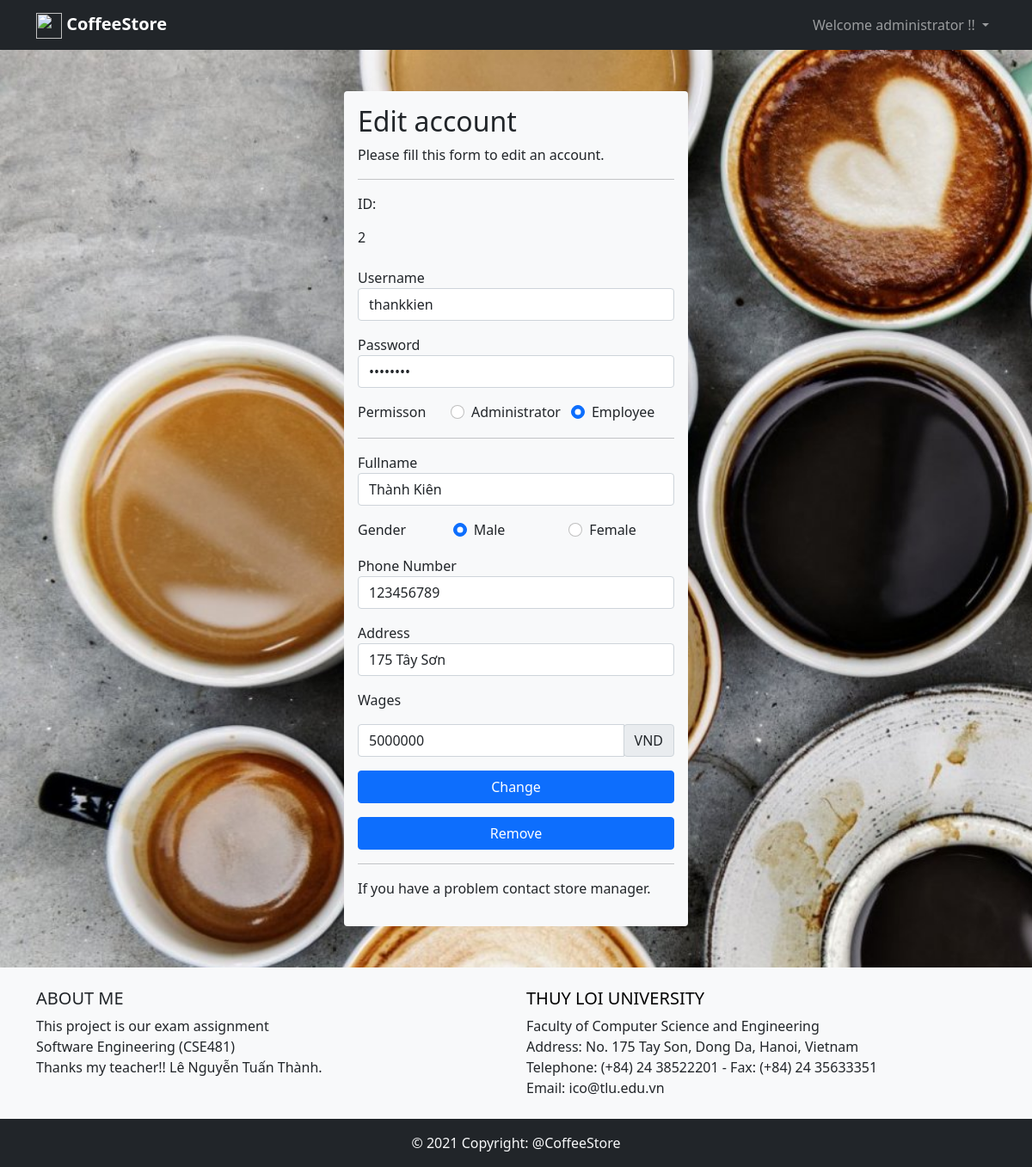
Screenshot of /views/edit-account.php?ID=2 (signed in) with the database file from the repository.
### tables this page shows
CREATE TABLE `employees` (
  `empl_id` int(11) UNSIGNED NOT NULL,
  `fullname` varchar(32) NOT NULL,
  `gender` enum('male','female') NOT NULL,
  `phoneNumber` int(10) UNSIGNED DEFAULT NULL,
  `address` varchar(200) DEFAULT NULL,
  `wages` bigint(20) UNSIGNED DEFAULT NULL,
  `status` tinyint(2) UNSIGNED NOT NULL DEFAULT 1,
  `user_id` int(11) UNSIGNED NOT NULL
);

CREATE TABLE `accounts` (
  `user_id` int(11) UNSIGNED NOT NULL,
  `username` char(30) NOT NULL,
  `password` char(16) NOT NULL,
  `status` tinyint(2) UNSIGNED NOT NULL DEFAULT 1,
  `permisson` tinyint(3) UNSIGNED NOT NULL DEFAULT 1,
  `time_join` datetime NOT NULL DEFAULT current_timestamp()
);

### controlers/database.php (called while the page is built, shortened)
<?php
class Database
{
    private $severname = 'localhost';
    private $username = 'root';
    private $password = '';
    private $database = 'coffeestore';
    function __construct()
    {
        $this->conn = mysqli_connect($this->severname, $this->username, $this->password, $this->database);
    }
}

### controlers/account.php (called while the page is built, shortened)
<?php
class Ctrl_Account{
    public static function Get( $userId )
    {
        $db = new Database();
        $sql = "SELECT * FROM `accounts` INNER JOIN `employees` ON `accounts`.`user_id` = `employees`.`user_id` WHERE `accounts`.`user_id` =  $userId";
        $query = mysqli_query($db->conn, $sql);
        if ($query) {
            $result = mysqli_fetch_row($query);
            return $result;
        } else {
            return $db->conn->error." $sql";
        }
    }
}

### controlers/edit-account.php (called while the page is built, shortened)
<?php
include_once('../controlers/account.php');
if (isset($_POST['Edit'])) {
    $userId = $_POST['ID'];
    $username = trim($_POST['username-input']);
    $password = trim($_POST['password-input']);
    $permisson = $_POST['RadioPermisson'];
    $fullname = trim($_POST['fullname-input']);
    $gender = $_POST['RadioGender'];
    $phoneNumber = $_POST['phoneNumber-input'];
    $address = trim($_POST['address-input']);
    $wages = trim($_POST['wages-input']);
    $result = Ctrl_Account::Edit($userId, $username, $password, $permisson, $fullname, $gender, $phoneNumber, $address, $wages);
    if ($result == '0') header("location: ../views/manage-accounts.php");
    else echo $result;
} else if (isset($_POST['Del'])) {
    $userId = $_POST['ID'];
    Ctrl_Account::Remove($userId);
    header("location: ../views/manage-accounts.php");
} else if (isset($_GET['ID'])) {
    $acc = Ctrl_Account::Get($_GET['ID']);
} else {
    header("location: ../views/manage-accounts.php");
}

### views/edit-account.php (the view, shortened to what this page needs)
<?php
include('../controlers/edit-account.php');
?>
<!DOCTYPE html>
<html lang="en">
<head>
    <link href="https://cdn.jsdelivr.net/npm/bootstrap@5.0.0-beta1/dist/css/bootstrap.min.css" rel="stylesheet">
    <link rel="stylesheet" href="../css/style.css">
</head>
<body>
    <?php include('nav-bar.php'); ?>
    <div class="bg-light rounded mx-auto my-5 p-3" style="width: 400px;">
        <h2>Edit account</h2>
        <p>Please fill this form to edit an account.</p>
        <hr>
        <form method="POST" action="edit-account.php">
            <div class="my-3">
                <label for="ID" class="form-label">ID: </label>
                <input type="text" class="form-control-plaintext" name="ID" value="<?php echo $acc[0] ?>" readonly>
            </div>
            <div class="my-3">
                <label for="uccount-input">Username</label>
                <input type="text" class="form-control" name="username-input" placeholder="Enter username" minlength="8" maxlength="30" value="<?php echo $acc[1]; ?>" required>
            </div>
            <div class="my-3">
                <label for="password-input">Password</label>
                <input type="password" class="form-control" name="password-input" placeholder="Type password" minlength="8" maxlength="16" value="<?php echo $acc[2]; ?>" required>
            </div>
            <div class="row">
                <label class="col">Permisson</label>
                <div class="form-check col">
                    <input class="form-check-input" type="radio" name="RadioPermisson" id="RadioAdmin" value="0" <?php if ($acc[4] == 0) echo "checked"; ?>>
                    <label class="form-check-label" for="RadioAdmin">Administrator</label>
                </div>
                <div class="form-check col">
                    <input class="form-check-input" type="radio" name="RadioPermisson" id="RadioEmployee" value="1" <?php if ($acc[4] == 1) echo "checked"; ?>>
                    <label class="form-check-label" for="RadioEmployee">Employee</label>
                </div>
            </div>
            <hr>
            <div class="my-3">
                <label for="fullname-input">Fullname</label>
                <input type="text" class="form-control" name="fullname-input" placeholder="Enter fullname" minlength="8" maxlength="32" value="<?php echo $acc[7]; ?>" required>
            </div>
            <div class="row">
                <label class="col">Gender</label>
                <div class="form-check col">
                    <input class="form-check-input" type="radio" name="RadioGender" id="RadioMale" value="male" <?php if ($acc[8] == "male") echo "checked"; ?>>
                    <label class="form-check-label" for="RadioMale">Male</label>
                </div>
                <div class="form-check col">
                    <input class="form-check-input" type="radio" name="RadioGender" id="RadioFemale" value="female" <?php if ($acc[8] == "female") echo "checked"; ?>>
                    <label class="form-check-label" for="RadioFemale">Female</label>
                </div>
            </div>
            <div class="my-3">
                <label for="phoneNumber-input">Phone Number</label>
                <input type="text" class="form-control" name="phoneNumber-input" placeholder="Enter phoneNumber" min="0" max="9999999999" value="<?php echo $acc[9]; ?>">
            </div>
            <div class="my-3">
                <label for="address-input">Address</label>
                <input type="text" class="form-control" name="address-input" placeholder="Enter address" maxlength="200" value="<?php echo $acc[10]; ?>">
            </div>
            <label for="wages-input">Wages</label>
            <div class="input-group my-3">
                <input type="number" class="form-control" name="wages-input" placeholder="Enter wages" min="0" max="99999999999999999999" value="<?php echo $acc[11]; ?>">
                <div class="input-group-append">
                    <span class="input-group-text">VND</span>
                </div>
            </div>
            <div class="d-grid gap-2 my-3">
                <button type="button" class="btn btn-primary" data-bs-toggle="modal" data-bs-target="#confirmModalChange">Change</button>
            </div>
            <div class="d-grid gap-2 my-3">
                <button type="button" class="btn btn-primary" data-bs-toggle="modal" data-bs-target="#confirmModalRemove">Remove</button>
            </div>
            <hr>
            <p>If you have a problem contact store manager.</p>
        </form>
    </div>
    <?php include("footer.php"); ?>
</body>
</html>

### views/nav-bar.php (shortened to what this page needs)
<nav class="navbar navbar-expand-lg navbar-dark bg-dark">
    <div class="container">
        <a class="navbar-brand" href="/CoffeeStore/index.php"><img src="/CoffeeStore/img/iconlogo.png" width="30" height="30" alt=""> <strong>CoffeeStore</strong></a>
        <div class="collapse navbar-collapse" id="navbarSupportedContent">
            <ul class="nav navbar-nav ms-auto">
                <?php
                if (!isset($_SESSION['logined'])) { ?>
                    <li class='nav-item'>
                        <a class='nav-link' href="/CoffeeStore/views/login.php">Sign In</a>
                    </li>
                <?php } else {
                    $db = new Database();
                    $result = mysqli_query($db->conn, "SELECT `employees`.`fullname`, `accounts`.`permisson` FROM `accounts` INNER JOIN `employees` ON `accounts`.`user_id` = `employees`.`user_id` WHERE `accounts`.`user_id` = " . $_SESSION['logined']);
                    $logined = mysqli_fetch_row($result);
                ?>
                    <li class="nav-item dropdown">
                        <a class="nav-link dropdown-toggle" href="#" id="navbarDropdown" role="button" data-bs-toggle="dropdown" aria-expanded="false">
                            Welcome <?php echo $logined[0]; ?> !!
                        </a>
                    </li>
                <?php } ?>
            </ul>
        </div>
    </div>
</nav>

### css/style.css (style rules this page uses)
body { background-image: url('/CoffeeStore/img/background.jpg'); background-position: middle; background-repeat: no-repeat; background-attachment: fixed; background-size: cover; margin: 0; display: flex; flex-direction: column; min-height: 100vh; }

### rows the page displays
employees: fullname "administrator"
employees: ID "2", username-input "thankkien", fullname-input "Thành Kiên", gender "☑ Male", gender "☐ Female", phoneNumber-input "123456789", address-input "175 Tây Sơn", wages-input "5000000"
accounts: permisson "☐ Administrator", permisson "☑ Employee"
